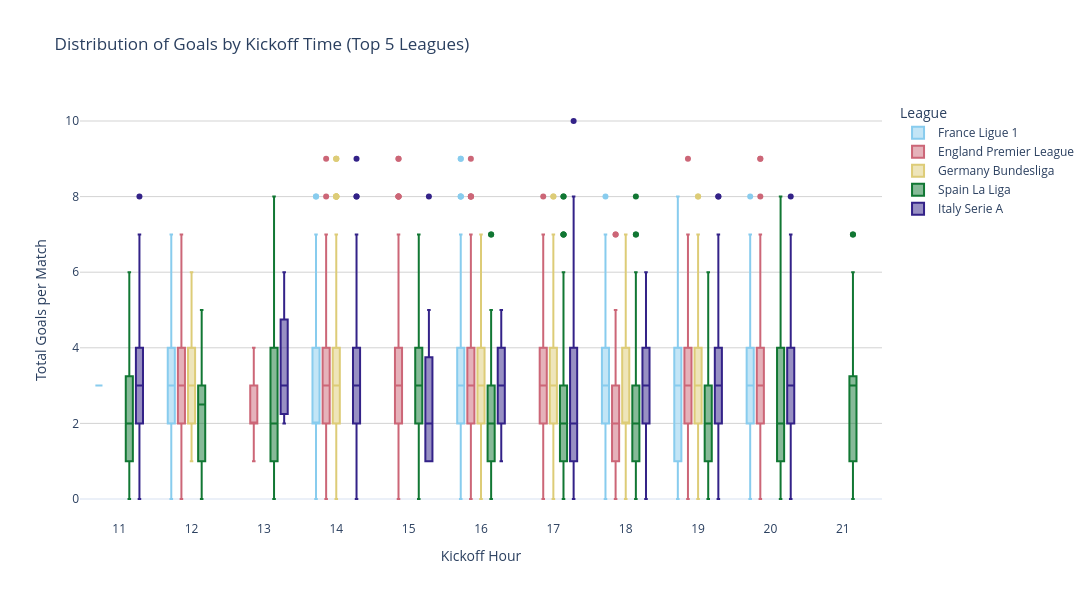

Notebook cell for this chart:
### Code cell
fig_q4a = px.box(
    data_frame=df_q4,
    x='Match Time (by hour)',
    y='Total Goals',
    hover_name='Division',
    color='Division',
    title="Distribution of Goals by Kickoff Time (Top 5 Leagues)",
    labels={"Match Time (by hour)": "Kickoff Hour", "Total Goals": "Total Goals per Match", "Division": "League"},
    color_discrete_sequence=px.colors.qualitative.Safe
)

fig_q4a.update_layout(
    width=1200,
    height=600,
    legend_title_text='League'
)

fig_q4a.update_xaxes(
    title="Kickoff Hour",
    dtick=1
)

fig_q4a.update_yaxes(
    title="Total Goals per Match",
    gridcolor='lightgrey'
)

fig_q4a.show()

### Figure 1 — Plotly figure (JSON) as saved in the notebook; plotly's stock layout.template omitted (floating-point values rounded to 4 significant figures; data arrays with more than 128 entries replaced by an {"elided": "..."} marker saying what was removed)
{"data": [{"alignmentgroup": "True", "hovertemplate": "<b>%{hovertext}</b><br><br>League=France Ligue 1<br>Kickoff Hour=%{x}<br>Total Goals per Match=%{y}<extra></extra>", "hovertext": {"elided": "2030 str values"}, "legendgroup": "France Ligue 1", "marker": {"color": "rgb(136, 204, 238)"}, "name": "France Ligue 1", "notched": false, "offsetgroup": "France Ligue 1", "orientation": "v", "showlegend": true, "type": "box", "x": {"elided": "2030 int values"}, "x0": " ", "xaxis": "x", "y": {"elided": "2030 float values"}, "y0": " ", "yaxis": "y"}, {"alignmentgroup": "True", "hovertemplate": "<b>%{hovertext}</b><br><br>League=England Premier League<br>Kickoff Hour=%{x}<br>Total Goals per Match=%{y}<extra></extra>", "hovertext": {"elided": "2280 str values"}, "legendgroup": "England Premier League", "marker": {"color": "rgb(204, 102, 119)"}, "name": "England Premier League", "notched": false, "offsetgroup": "England Premier League", "orientation": "v", "showlegend": true, "type": "box", "x": {"elided": "2280 int values"}, "x0": " ", "xaxis": "x", "y": {"elided": "2280 float values"}, "y0": " ", "yaxis": "y"}, {"alignmentgroup": "True", "hovertemplate": "<b>%{hovertext}</b><br><br>League=Germany Bundesliga<br>Kickoff Hour=%{x}<br>Total Goals per Match=%{y}<extra></extra>", "hovertext": {"elided": "1836 str values"}, "legendgroup": "Germany Bundesliga", "marker": {"color": "rgb(221, 204, 119)"}, "name": "Germany Bundesliga", "notched": false, "offsetgroup": "Germany Bundesliga", "orientation": "v", "showlegend": true, "type": "box", "x": {"elided": "1836 int values"}, "x0": " ", "xaxis": "x", "y": {"elided": "1836 float values"}, "y0": " ", "yaxis": "y"}, {"alignmentgroup": "True", "hovertemplate": "<b>%{hovertext}</b><br><br>League=Spain La Liga<br>Kickoff Hour=%{x}<br>Total Goals per Match=%{y}<extra></extra>", "hovertext": {"elided": "2280 str values"}, "legendgroup": "Spain La Liga", "marker": {"color": "rgb(17, 119, 51)"}, "name": "Spain La Liga", "notched": false, "offsetgroup": "Spain La Liga", "orientation": "v", "showlegend": true, "type": "box", "x": {"elided": "2280 int values"}, "x0": " ", "xaxis": "x", "y": {"elided": "2280 float values"}, "y0": " ", "yaxis": "y"}, {"alignmentgroup": "True", "hovertemplate": "<b>%{hovertext}</b><br><br>League=Italy Serie A<br>Kickoff Hour=%{x}<br>Total Goals per Match=%{y}<extra></extra>", "hovertext": {"elided": "2280 str values"}, "legendgroup": "Italy Serie A", "marker": {"color": "rgb(51, 34, 136)"}, "name": "Italy Serie A", "notched": false, "offsetgroup": "Italy Serie A", "orientation": "v", "showlegend": true, "type": "box", "x": {"elided": "2280 int values"}, "x0": " ", "xaxis": "x", "y": {"elided": "2280 float values"}, "y0": " ", "yaxis": "y"}], "layout": {"boxmode": "group", "height": 600, "legend": {"title": {"text": "League"}, "tracegroupgap": 0}, "title": {"text": "Distribution of Goals by Kickoff Time (Top 5 Leagues)"}, "width": 1200, "xaxis": {"anchor": "y", "domain": [0, 1], "dtick": 1, "title": {"text": "Kickoff Hour"}}, "yaxis": {"anchor": "x", "domain": [0, 1], "gridcolor": "lightgrey", "title": {"text": "Total Goals per Match"}}}}
